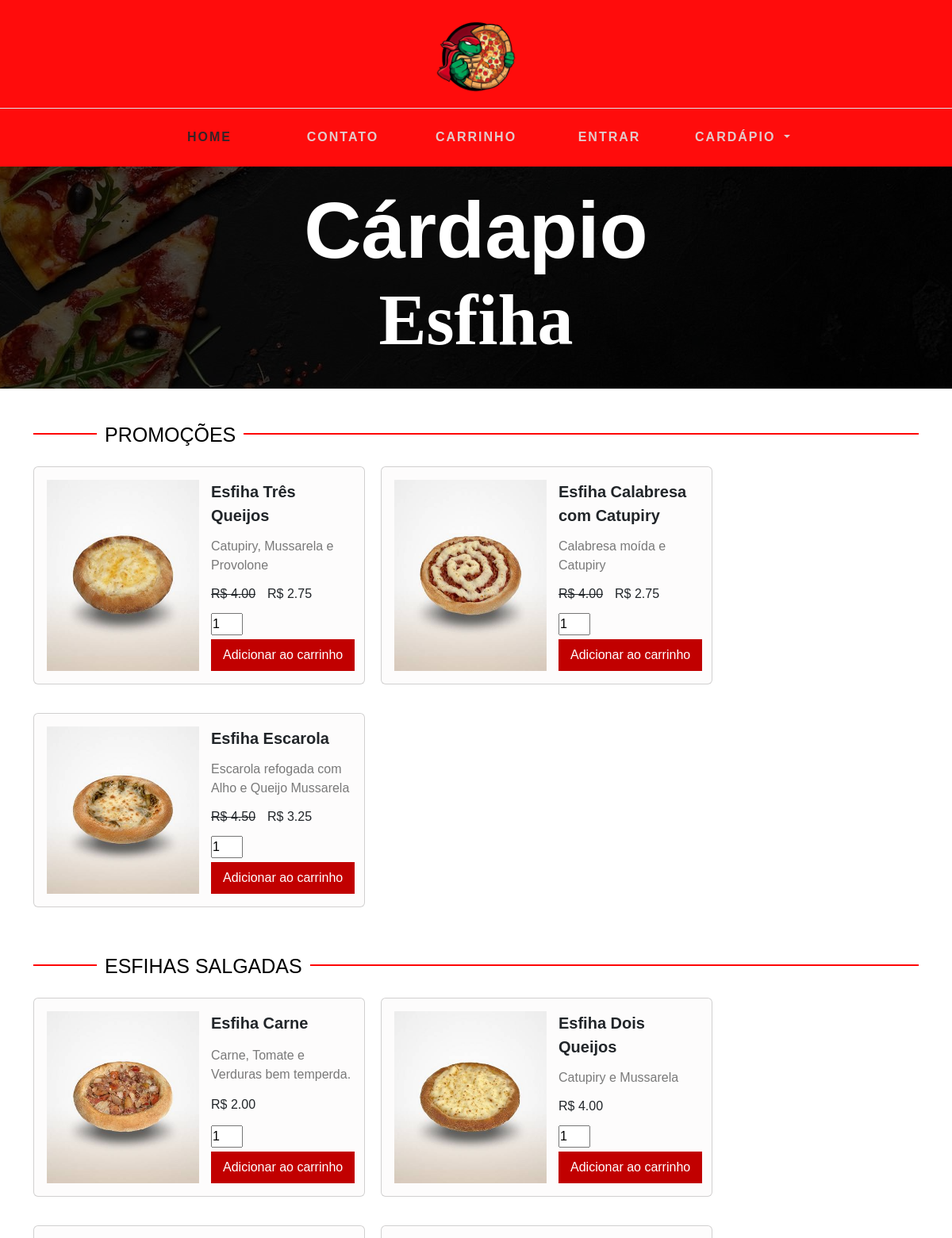
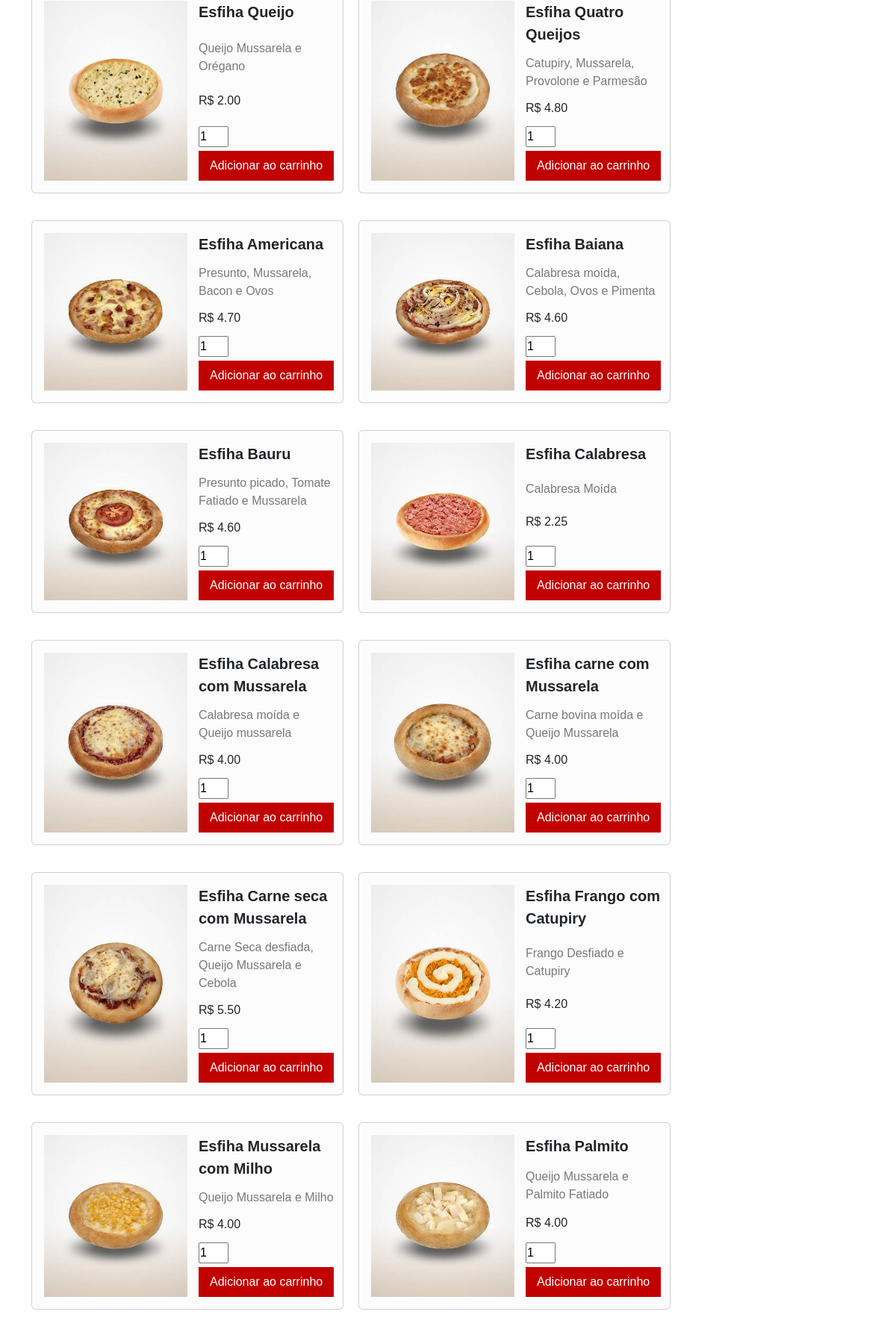
/HTML_Pizzaria/cardapio_espiha.php (upper part), run on the app's committed database (2 pictures, top to bottom).
### tables this page shows
CREATE TABLE `promocao_esfiha` (
  `id` int(11) NOT NULL,
  `id_esfiha` int(11) NOT NULL,
  `valor_promo` decimal(6,2) NOT NULL
);

CREATE TABLE `esfirra` (
  `id` int(11) NOT NULL,
  `img` varchar(50) NOT NULL,
  `sabor` varchar(50) NOT NULL,
  `preco` decimal(6,2) NOT NULL,
  `doce_salgada` int(11) NOT NULL,
  `descricao` varchar(100) NOT NULL
);

### HTML_Pizzaria/cardapio_espiha.php (the view, shortened to what this page needs)
<?php
include_once("../PHP_Functions/Functions.php");
?>
<!DOCTYPE html>
<html lang="en">
<head>
  <link href="https://cdn.jsdelivr.net/npm/bootstrap@5.2.3/dist/css/bootstrap.min.css" rel="stylesheet">
  <link rel="stylesheet" href="../CSS_Pizzaria/cardapio.css" />
</head>
<body>
  <?php
  include_once("include_header.php");
  ?>
  <main>
    <div class="title">
      <div>
        <h1>Cárdapio</h1>
        <h2>Esfiha</h2>
      </div>
    </div>
    <div class="container">
      <div class="container-pizzas">
        <section class="monte-pizza">
          <div class="separador">
            <div class="line-monte"></div>
            <h4>Promoções</h4>
          </div>
          <div class="container-pizzas-monte">
            <?php
            $query = $pdo->query("SELECT * FROM promocao_esfiha INNER JOIN esfirra ON esfirra.id = promocao_esfiha.id_esfiha ");
            $res = $query->fetchAll(PDO::FETCH_ASSOC);
            $query = $pdo->query("SELECT valor_promo FROM promocao_esfiha INNER JOIN esfirra ON esfirra.id = promocao_esfiha.id_esfiha");
            $res_valor = $query->fetchAll(PDO::FETCH_ASSOC);
            foreach ($res as $pizza) {
              $sabor = $pizza['sabor'];
              $valor =  $pizza['preco'];
              $descricao =  $pizza['descricao'];
              $img = $pizza['img'];
              foreach ($res_valor as $valor_antigo)
                $valor_passado = $valor_antigo['valor_promo']
            ?>
              <div class="card">
                <img src="<?php echo $img ?>" alt="Pizzas" class="foto_pizza"></img>
                <div class="itens-pizza">
                  <p id="sabor_pizza"><?php echo $sabor ?></p>
                  <p id="descricao_pizza"><?php echo $descricao ?></p>
                  <div class="preco_promo">
                    <p class="preco_pizza" id="antigo_valor"><?php echo "R$ " . $valor ?></p>
                    <p class="preco_pizza">
                      <?php
                      $novo_valor = $valor - $valor_passado;
                      echo "R$ " . $novo_valor;
                      ?>
                    </p>
                  </div>
                  <form action="carrinho.php" method="post">
                    <input type="number" value="1" name="quantidade" class="quantidade">
                    <input type="submit" name="btt" value="Adicionar ao carrinho">
                  </form>
                </div>
              </div>
            <?php
            }
            ?>
          </div>
        </section>
      </div>
      <div class="container-pizzas">
        <section class="monte-pizza">
          <div class="separador">
            <div class="line-monte"></div>
            <h4>Esfihas Salgadas</h4>
          </div>
          <div class="container-pizzas-monte">
            <?php
            $query = $pdo->query("SELECT * FROM esfirra WHERE doce_salgada = 1 AND NOT EXISTS ( SELECT * FROM promocao_esfiha WHERE esfirra.id = promocao_esfiha.id_esfiha ); ");
            $res11 = $query->fetchAll(PDO::FETCH_ASSOC);
            foreach ($res11 as $pizza) {
              $sabor = $pizza['sabor'];
              $valor =  $pizza['preco'];
              $descricao =  $pizza['descricao'];
              $img = $pizza['img'];
            ?>
              <div class="card">
                <img src="<?php echo $img ?>" alt="Pizzas" class="foto_pizza"></img>
                <div class="itens-pizza">
                  <p id="sabor_pizza"><?php echo $sabor ?></p>
                  <p id="descricao_pizza"><?php echo $descricao ?></p>
                  <p class="preco_pizza"><?php echo "R$ " . $valor ?></p>
                  <form action="carrinho.php" method="post">
                    <input type="number" value="1" name="quantidade" class="quantidade">
                    <input type="submit" name="btt" value="Adicionar ao carrinho">
                  </form>
                </div>
              </div>
            <?php }
            ?>
          </div>
        </section>
      </div>
    </div>
  </main>
</body>
</html>

### CSS_Pizzaria/cardapio.css (style rules this page uses)
* { box-sizing: border-box; margin: 0; padding: 0; font-family: Arial, Helvetica, sans-serif; }
.title { display: flex; align-items: center; width: 100%; height: 280px; background-image: url(../IMG/Banner_cardapio2.jpg); background-position: center; }
.title div { width: 100%; height: 100%; background-color: #000000b6; }
.title h1, .title h2 { text-align: center; color: #ffffff; font-weight: bolder; font-size: 100px; display: block; margin: 0; }
.title h1 { margin-top: 20px; }
.title h2 { color: #ffffff; font-size: 90px; font-family: 'Times New Roman', Times, serif; }
.container-pizzas { position: relative; margin-top: .5rem; }
.line-monte { border: 1px solid red; width: 100%; margin-top: 2rem; }
.monte-pizza { position: relative; padding-top:1rem ; }
.monte-pizza h4 { position: absolute; top:25px; left: 80px; background-color: 35px; background-color: white; padding: 10px; color: #000000; font-size: 25px; text-transform: uppercase; }
.container-pizzas-monte { display: flex; flex-wrap: wrap; flex: 0 0 1; gap: 20px; }
.card { display: flex; flex-direction: row; align-items: center; width: 418px; height: auto; min-height: 220px; padding: 1rem; background-color: #fdfcfc ; margin-bottom: 1rem; }
.foto_pizza { max-width: 50%; min-width: 50%; height: 100%; max-height: 265px; margin-right: 15px; }
#sabor_pizza { font-size: 20px; font-weight: bolder; }
#descricao_pizza { color: #797979; }
#antigo_valor { text-decoration:line-through; }
.card p { margin: 0 0 12px 0; }
.quantidade { width: 40px; }
input[type='submit'] { text-decoration: none; padding: 8px 15px; background-color: #c10000; color: #fff; margin-top: 5px; border: none; }
.preco_promo { display: flex; flex-wrap: wrap; flex-direction: row ; }
.preco_promo p { margin-right: 15px; }
.separador { margin-bottom: 40px; }
.itens-pizza { height: 100%; display: flex; justify-content: space-between; flex-direction: column; }

### data on the page
promocao_esfiha: id_esfiha.img (picture), id_esfiha.sabor "Esfiha Três Queijos", id_esfiha.descricao "Catupiry, Mussarela e Provolone", id_esfiha.preco "4.00", id_esfiha.valor_promo "2.75"
promocao_esfiha: id_esfiha.img (picture), id_esfiha.sabor "Esfiha Calabresa com Catupiry", id_esfiha.descricao "Calabresa moída e Catupiry", id_esfiha.preco "4.00", id_esfiha.valor_promo "2.75"
promocao_esfiha: id_esfiha.img (picture), id_esfiha.sabor "Esfiha Escarola", id_esfiha.descricao "Escarola refogada com Alho e Queijo Mussarela", id_esfiha.preco "4.50", novo_valor "3.25"
esfirra: img (picture), sabor "Esfiha Carne", descricao "Carne, Tomate e Verduras bem temperda.", preco "2.00"
esfirra: img (picture), sabor "Esfiha Dois Queijos", descricao "Catupiry e Mussarela", preco "4.00"
esfirra: img (picture), sabor "Esfiha Queijo", descricao "Queijo Mussarela e Orégano", preco "2.00"
esfirra: img (picture), sabor "Esfiha Quatro Queijos", descricao "Catupiry, Mussarela, Provolone e Parmesão", preco "4.80"
esfirra: img (picture), sabor "Esfiha Americana", descricao "Presunto, Mussarela, Bacon e Ovos", preco "4.70"
esfirra: img (picture), sabor "Esfiha Baiana", descricao "Calabresa moída, Cebola, Ovos e Pimenta", preco "4.60"
esfirra: img (picture), sabor "Esfiha Bauru", descricao "Presunto picado, Tomate Fatiado e Mussarela", preco "4.60"
esfirra: img (picture), sabor "Esfiha Calabresa", descricao "Calabresa Moída", preco "2.25"
esfirra: img (picture), sabor "Esfiha Calabresa com Mussarela", descricao "Calabresa moída e Queijo mussarela", preco "4.00"
esfirra: img (picture), sabor "Esfiha carne com Mussarela", descricao "Carne bovina moída e Queijo Mussarela", preco "4.00"
esfirra: img (picture), sabor "Esfiha Carne seca com Mussarela", descricao "Carne Seca desfiada, Queijo Mussarela e Cebola", preco "5.50"
esfirra: img (picture), sabor "Esfiha Frango com Catupiry", descricao "Frango Desfiado e Catupiry", preco "4.20"
esfirra: img (picture), sabor "Esfiha Mussarela com Milho", descricao "Queijo Mussarela e Milho", preco "4.00"
esfirra: img (picture), sabor "Esfiha Palmito", descricao "Queijo Mussarela e Palmito Fatiado", preco "4.00"
